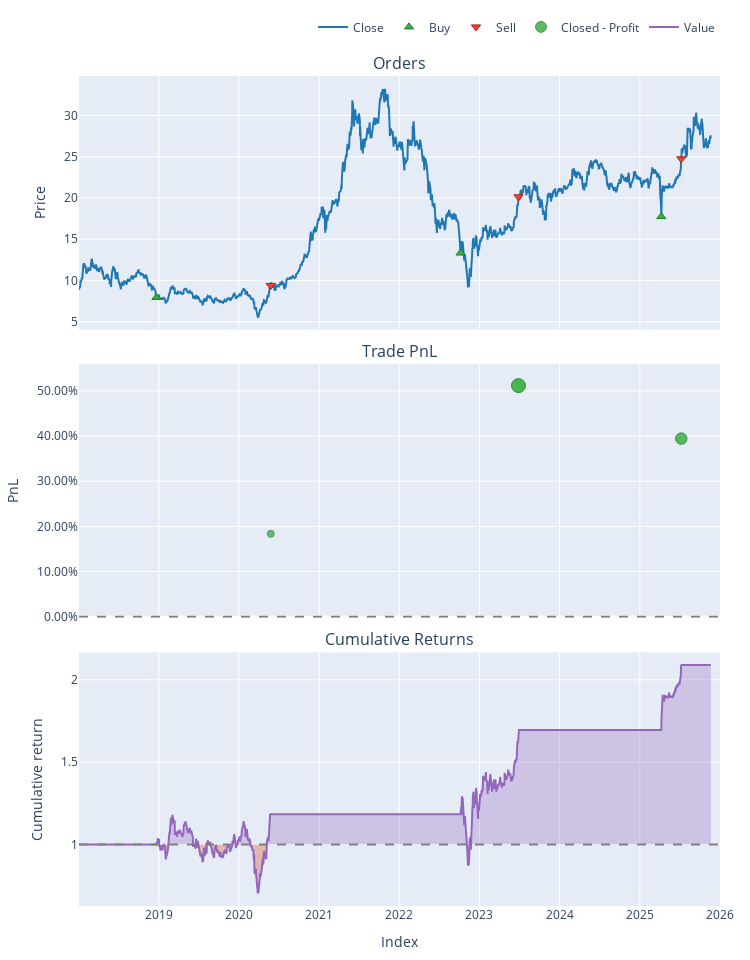

Write notebook code for a chart like this one.
### Code cell
pf.plot(settings=dict(bm_returns=False)).show()

### Figure 1 — Plotly figure (JSON) as saved in the notebook; plotly's stock layout.template omitted (floating-point values rounded to 4 significant figures; data arrays with more than 128 entries replaced by an {"elided": "..."} marker saying what was removed)
{"data": [{"legendgroup": "0", "line": {"color": "#1f77b4"}, "mode": "lines", "name": "Close", "showlegend": true, "type": "scatter", "x": {"elided": "1969 str values"}, "xaxis": "x", "y": {"elided": "1969 float values"}, "yaxis": "y"}, {"customdata": [["0", "2018-12-21 00:00:00+00:00", "2018-12-21 00:00:00+00:00", "2018-12-21 00:00:00+00:00", 12.58, 7.95, 0, "Market", "None"], ["2", "2022-10-07 00:00:00+00:00", "2022-10-07 00:00:00+00:00", "2022-10-07 00:00:00+00:00", 7.502, 13.33, 0, "Market", "None"], ["4", "2025-04-09 00:00:00+00:00", "2025-04-09 00:00:00+00:00", "2025-04-09 00:00:00+00:00", 5.634, 17.75, 0, "Market", "None"]], "hovertemplate": "<br>Order Id: %{customdata[0]}\n<br>Signal Index: %{customdata[1]}\n<br>Creation Index: %{customdata[2]}\n<br>Fill Index: %{customdata[3]}\n<br>Size: %{customdata[4]:,}\n<br>Price: %{customdata[5]:,}\n<br>Fees: %{customdata[6]:,}\n<br>Type: %{customdata[7]}\n<br>Stop Type: %{customdata[8]}", "legendgroup": "1", "marker": {"color": "#37B13F", "line": {"color": "rgb(38,123,44)", "width": 1}, "size": 8, "symbol": "triangle-up"}, "mode": "markers", "name": "Buy", "type": "scatter", "x": ["2018-12-21T00:00:00+00:00", "2022-10-07T00:00:00+00:00", "2025-04-09T00:00:00+00:00"], "xaxis": "x", "y": [7.95, 13.33, 17.75], "yaxis": "y"}, {"customdata": [["1", "2020-05-25 00:00:00+00:00", "2020-05-25 00:00:00+00:00", "2020-05-25 00:00:00+00:00", 12.58, 9.41, 0, "Market", "None"], ["3", "2023-06-28 00:00:00+00:00", "2023-06-28 00:00:00+00:00", "2023-06-28 00:00:00+00:00", 7.502, 20.15, 0, "Market", "None"], ["5", "2025-07-09 00:00:00+00:00", "2025-07-09 00:00:00+00:00", "2025-07-09 00:00:00+00:00", 5.634, 24.75, 0, "Market", "None"]], "hovertemplate": "<br>Order Id: %{customdata[0]}\n<br>Signal Index: %{customdata[1]}\n<br>Creation Index: %{customdata[2]}\n<br>Fill Index: %{customdata[3]}\n<br>Size: %{customdata[4]:,}\n<br>Price: %{customdata[5]:,}\n<br>Fees: %{customdata[6]:,}\n<br>Type: %{customdata[7]}\n<br>Stop Type: %{customdata[8]}", "legendgroup": "2", "marker": {"color": "#EA4335", "line": {"color": "rgb(181,31,18)", "width": 1}, "size": 8, "symbol": "triangle-down"}, "mode": "markers", "name": "Sell", "type": "scatter", "x": ["2020-05-25T00:00:00+00:00", "2023-06-28T00:00:00+00:00", "2025-07-09T00:00:00+00:00"], "xaxis": "x", "y": [9.41, 20.15, 24.75], "yaxis": "y"}, {"customdata": [["0", "0", "2020-05-25 00:00:00+00:00", 18.36, 0.1836], ["1", "1", "2023-06-28 00:00:00+00:00", 51.16, 0.5116], ["2", "2", "2025-07-09 00:00:00+00:00", 39.44, 0.3944]], "hovertemplate": "<br>Exit Trade Id: %{customdata[0]}\n<br>Position Id: %{customdata[1]}\n<br>Exit Index: %{customdata[2]}\n<br>PnL: %{customdata[3]:,}\n<br>Return: %{customdata[4]:,%}", "legendgroup": "3", "marker": {"color": "#37B13F", "line": {"color": "rgb(38,123,44)", "width": 1}, "opacity": [0.75, 0.9, 0.8464], "size": [7.0, 14.0, 11.5], "symbol": "circle"}, "mode": "markers", "name": "Closed - Profit", "type": "scatter", "x": ["2020-05-25T00:00:00+00:00", "2023-06-28T00:00:00+00:00", "2025-07-09T00:00:00+00:00"], "xaxis": "x2", "y": [0.1836, 0.5116, 0.3944], "yaxis": "y2"}, {"hoverinfo": "skip", "line": {"color": "rgba(0, 0, 0, 0)", "width": 0}, "mode": "lines", "opacity": 0, "showlegend": false, "type": "scatter", "x": {"elided": "1969 str values"}, "xaxis": "x3", "y": {"elided": "1969 int values"}, "yaxis": "y3"}, {"connectgaps": false, "fill": "tonexty", "fillcolor": "rgba(148,103,189,0.3000)", "hoverinfo": "skip", "line": {"color": "rgba(0, 0, 0, 0)", "width": 0}, "mode": "lines", "opacity": 0, "showlegend": false, "type": "scatter", "x": {"elided": "1969 str values"}, "xaxis": "x3", "y": {"elided": "1969 float values"}, "yaxis": "y3"}, {"hoverinfo": "skip", "line": {"color": "rgba(0, 0, 0, 0)", "width": 0}, "mode": "lines", "opacity": 0, "showlegend": false, "type": "scatter", "x": {"elided": "1969 str values"}, "xaxis": "x3", "y": {"elided": "1969 int values"}, "yaxis": "y3"}, {"connectgaps": false, "fill": "tonexty", "fillcolor": "rgba(220,57,18,0.3000)", "hoverinfo": "skip", "line": {"color": "rgba(0, 0, 0, 0)", "width": 0}, "mode": "lines", "opacity": 0, "showlegend": false, "type": "scatter", "x": {"elided": "1969 str values"}, "xaxis": "x3", "y": {"elided": "1969 float values"}, "yaxis": "y3"}, {"legendgroup": "4", "line": {"color": "#9467bd"}, "mode": "lines", "name": "Value", "showlegend": true, "type": "scatter", "x": {"elided": "1969 str values"}, "xaxis": "x3", "y": {"elided": "1969 float values"}, "yaxis": "y3"}, {"hoverinfo": "skip", "line": {"color": "rgba(0, 0, 0, 0)", "width": 0}, "mode": "lines", "opacity": 0, "showlegend": false, "type": "scatter", "x": {"elided": "1969 str values"}, "xaxis": "x3", "y": {"elided": "1969 int values"}, "yaxis": "y3"}], "layout": {"annotations": [{"font": {"size": 16}, "showarrow": false, "text": "Orders", "x": 0.5, "xanchor": "center", "xref": "paper", "y": 1, "yanchor": "bottom", "yref": "paper"}, {"font": {"size": 16}, "showarrow": false, "text": "Trade PnL", "x": 0.5, "xanchor": "center", "xref": "paper", "y": 0.6528, "yanchor": "bottom", "yref": "paper"}, {"font": {"size": 16}, "showarrow": false, "text": "Cumulative Returns", "x": 0.5, "xanchor": "center", "xref": "paper", "y": 0.3056, "yanchor": "bottom", "yref": "paper"}], "height": 960, "legend": {"orientation": "h", "traceorder": "normal", "x": 1, "xanchor": "right", "y": 1.042, "yanchor": "bottom"}, "margin": {"b": 30, "l": 30, "r": 30, "t": 30}, "shapes": [{"line": {"color": "gray", "dash": "dash"}, "type": "line", "x0": 0, "x1": 1, "xref": "paper", "y0": 0, "y1": 0, "yref": "y2"}, {"line": {"color": "gray", "dash": "dash"}, "type": "line", "x0": 0, "x1": 1, "xref": "paper", "y0": 1, "y1": 1, "yref": "y3"}], "showlegend": true, "width": 750, "xaxis": {"anchor": "y", "domain": [0, 1], "matches": "x3", "showticklabels": false, "title": {}}, "xaxis2": {"anchor": "y2", "domain": [0, 1], "matches": "x3", "showticklabels": false, "title": {}}, "xaxis3": {"anchor": "y3", "domain": [0, 1], "title": {"text": "Index"}}, "yaxis": {"anchor": "x", "domain": [0.6944, 1], "title": {"text": "Price"}}, "yaxis2": {"anchor": "x2", "domain": [0.3472, 0.6528], "tickformat": ".2%", "title": {"text": "PnL"}}, "yaxis3": {"anchor": "x3", "domain": [0, 0.3056], "title": {"text": "Cumulative return"}}}}
